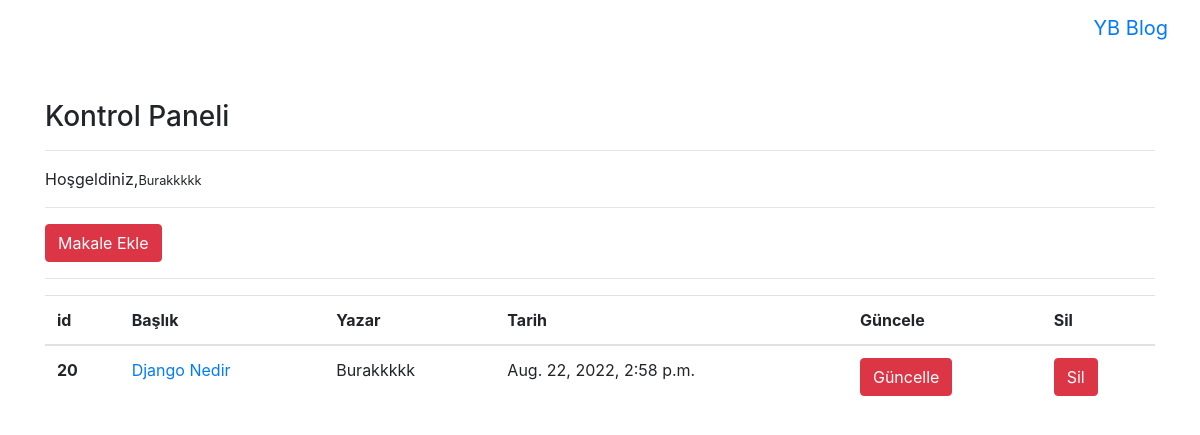
/articles/dashboard/ (signed in), run on the app's committed database.
### article/models.py (models this page shows, shortened)
class Article(models.Model):
    author=models.ForeignKey("auth.User",on_delete=models.CASCADE,verbose_name="Yazar")
    title=models.CharField(max_length=50,verbose_name="Başlık")
    content=RichTextField()
    created_date=models.DateTimeField(auto_now_add=True,verbose_name="Oluşturma Tarihi")
    article_image = models.FileField(blank=True,null=True,verbose_name="Makaleye Fotoğraf Ekleyin")
    class Meta:
        ordering = ['-created_date']

### article/views.py (the view)
# urls.py: path('dashboard/',views.dashboard,name="dashboard"),
@login_required(login_url="user:login")
def dashboard(request):
    articles = Article.objects.filter(author = request.user)
    context= {
        "articles": articles
    }
    return render(request,"dashboard.html",context)

### templates/dashboard.html
{% extends "layout.html" %}
{% block body %}
<h3>Kontrol Paneli</h3>
<hr>
<p>
    Hoşgeldiniz,<small>{{request.user.username}}</small>
</p>
<hr>
<a class= "btn btn-danger" href= "/articles/addarticle">Makale Ekle</a>
<hr>
{% if articles   %}
<table class="table">
    <thead>
      <tr>
        <th scope="col">id</th>
        <th scope="col">Başlık</th>
        <th scope="col">Yazar</th>
        <th scope="col">Tarih</th>
        <th scope="col">Güncele</th>
        <th scope="col">Sil</th>
      </tr>
    </thead>
    <tbody>
        {% for article in articles %}
        <tr>
            <th scope="row">{{article.id}}</th>
            <td><a href = "/articles/article/{{article.id}}">{{article.title}}</a></td>
            <td>{{article.author.username}}</td>
            <td>{{article.created_date}}</td>
            <td><a href="/articles/update/{{article.id}}" class = "btn btn-danger">Güncelle</a></td>
            <td><a href="/articles/delete/{{article.id}}" class = "btn btn-danger">Sil</a></td>
        </tr>
        {% endfor %}
    </tbody>
  </table>
{% else %}
<div class = "alert alert-danger">
    Henüz Bir Makaleniz Bulunmuyor...
</div>
{% endif %}
{% endblock body %}

### data on the page
Article: id "20", title "Django Nedir", author.username "Burakkkkk", created_date "Aug. 22, 2022, 2:58 p.m."

### other printed values
{{ request.user.username }} "Burakkkkk"
